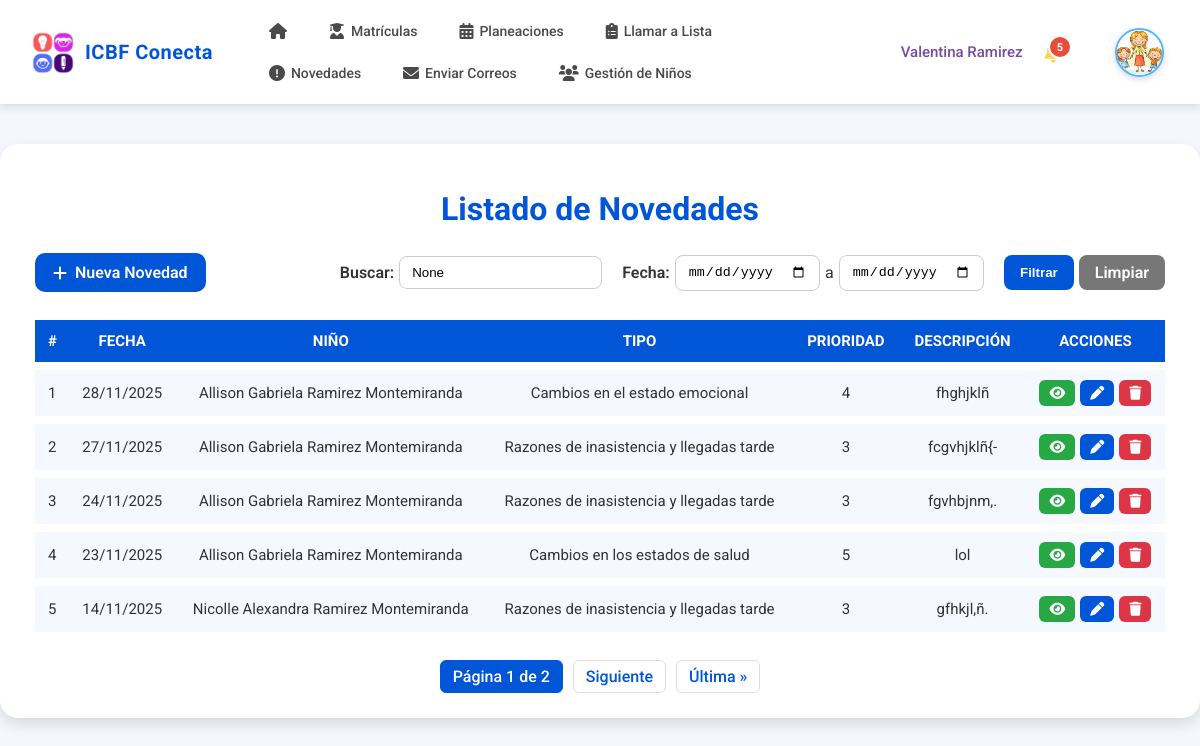
Screenshot of /novedades/ (signed in) with the database file from the repository.
### novedades/models.py (models this page shows, shortened)
class Novedad(models.Model):
    nino = models.ForeignKey(Nino, on_delete=models.CASCADE)
    docente = models.CharField(max_length=100)
    fecha = models.DateField()
    clase = models.CharField(max_length=100)
    descripcion = models.TextField()
    causa = models.CharField(max_length=255, blank=True)
    disposicion = models.TextField(blank=True)
    acuerdos = models.TextField(blank=True)
    observaciones = models.TextField(blank=True)
    usuario = models.ForeignKey(User, on_delete=models.CASCADE, null=True, blank=True)  # 🔔 quién creó la novedad
    archivo_pdf = models.FileField(upload_to='novedades_pdfs/', blank=True, null=True)
    TIPOS_NOVEDAD = [
        ('a', 'Cambios en los estados de salud'),
        ('b', 'Cambios en el estado emocional'),
        ('c', 'Razones de inasistencia y llegadas tarde'),
        ('d', 'Inapetencia'),
        ('e', 'Cambios de medicamentos'),
        ('f', 'Inasistencia de medicamentos'),
        ('g', 'Sin registro civil'),
        ('h', 'Sin afiliación en salud'),
        ('i', 'Sin esquema de vacunación'),
        ('j', 'Otra'),
    ]
    tipo = models.CharField(max_length=1, choices=TIPOS_NOVEDAD, verbose_name="Tipo de novedad")
    def get_prioridad(self):
        prioridades = {
            'a': 5,
            'b': 4,
            'c': 3,
            'd': 2,
            'e': 4,
            'f': 3,
            'g': 2,
            'h': 3,
            'i': 4,
            'j': 1,
        }
        return prioridades.get(self.tipo, 1)

### core/models.py (models this page shows)
class Nino(models.Model):
    TIPO_SANGRE_CHOICES = [
        ('O+', 'O+'), ('O-', 'O-'), ('A+', 'A+'), ('A-', 'A-'),
        ('B+', 'B+'), ('B-', 'B-'), ('AB+', 'AB+'), ('AB-', 'AB-')
    ]
    PARENTESCO_CHOICES = [
        ('padre', 'Padre'), ('madre', 'Madre'), ('tutor', 'Tutor'),
        ('abuelo', 'Abuelo/a'), ('tio', 'Tío/a'), ('hermano', 'Hermano/a'),
        ('otro', 'Otro')
    ]
    TIPO_DOCUMENTO_CHOICES = [
        ('RC', 'Registro Civil'),
        ('TI', 'Tarjeta de Identidad'),
        ('CV', 'Carné de Vacunación'),
        ('AN', 'Acta de Nacimiento'),
        ('CE', 'Cédula de Extranjería'),
        ('PA', 'Pasaporte'),
    ]
    nombres = models.CharField(max_length=50)
    apellidos = models.CharField(max_length=50)
    fecha_nacimiento = models.DateField()
    tipo_documento = models.CharField(max_length=2, choices=TIPO_DOCUMENTO_CHOICES, default='RC', verbose_name='Tipo de Documento')
    documento = models.BigIntegerField(null=True, blank=True, verbose_name='Número de Documento')
    genero = models.CharField(
        max_length=20,
        null=True,
        blank=True,
        choices=[
            ('masculino', 'masculino'),
            ('femenino', 'femenino'),
            ('otro', 'otro'),
            ('no_especificado', 'no_especificado')
        ]
    )
    tipo_sangre = models.CharField(max_length=3, choices=TIPO_SANGRE_CHOICES, null=True, blank=True)
    parentesco = models.CharField(max_length=20, choices=PARENTESCO_CHOICES, null=True, blank=True)
    tiene_discapacidad = models.BooleanField(default=False)
    tipos_discapacidad = models.ManyToManyField('Discapacidad', blank=True)
    otra_discapacidad = models.CharField(max_length=100, null=True, blank=True)
    PAIS_NACIMIENTO_CHOICES = [
        ('', '-- Seleccione el país de nacimiento --'),
        ('colombia', 'Colombia'),
        ('venezuela', 'Venezuela'),
        ('ecuador', 'Ecuador'),
        ('peru', 'Perú'),
        ('panama', 'Panamá'),
        ('brasil', 'Brasil'),
        ('argentina', 'Argentina'),
        ('chile', 'Chile'),
        ('bolivia', 'Bolivia'),
        ('paraguay', 'Paraguay'),
        ('uruguay', 'Uruguay'),
        ('mexico', 'México'),
        ('costa_rica', 'Costa Rica'),
        ('nicaragua', 'Nicaragua'),
        ('honduras', 'Honduras'),
        ('guatemala', 'Guatemala'),
        ('el_salvador', 'El Salvador'),
        ('cuba', 'Cuba'),
        ('republica_dominicana', 'República Dominicana'),
        ('haiti', 'Haití'),
        ('estados_unidos', 'Estados Unidos'),
        ('canada', 'Canadá'),
        ('espana', 'España'),
        ('italia', 'Italia'),
        ('francia', 'Francia'),
        ('alemania', 'Alemania'),
        ('otro', 'Otro país')
    ]
    nacionalidad = models.CharField(
        max_length=50,
        choices=PAIS_NACIMIENTO_CHOICES,
        null=True,
        blank=True,
        verbose_name="País de nacimiento"
    )
    otro_pais = models.CharField(max_length=50, null=True, blank=True, verbose_name="Otro país (especifique)")
    fecha_ingreso = models.DateField(auto_now_add=True, verbose_name="Fecha de ingreso al hogar")
    hogar = models.ForeignKey(HogarComunitario, on_delete=models.PROTECT, related_name='ninos')
    padre = models.ForeignKey(Padre, on_delete=models.CASCADE, related_name='ninos')
    foto = models.FileField(upload_to='ninos/fotos/', null=True, blank=True)
    carnet_vacunacion = models.FileField(upload_to='ninos/vacunacion/', null=True, blank=True)
    certificado_eps = models.FileField(upload_to='ninos/eps/', null=True, blank=True)
    fecha_registro = models.DateTimeField(auto_now_add=True)
    registro_civil_img = models.FileField(upload_to='ninos/registro_civil/', null=True, blank=True)
    observaciones_medicas = models.TextField(null=True, blank=True, verbose_name="Observaciones médicas")
    estado = models.CharField(
        max_length=20,
        choices=[
            ('activo', 'Activo'),
            ('inactivo', 'Inactivo'),
            ('retirado', 'Retirado')
        ],
        default='activo'
    )
    class Meta:
        db_table = 'ninos'
    def __str__(self):
        return f"{self.nombres} {self.apellidos}"

### novedades/views.py (the view, shortened to what this page needs)
# urls.py: path('', novedades_list, name='novedades_list'),
@login_required
@rol_requerido('madre_comunitaria')
def novedades_list(request):
    madre_profile = request.user.madre_profile
    hogar_madre = HogarComunitario.objects.filter(madre=madre_profile).first()
    ninos_madre = Nino.objects.filter(hogar=hogar_madre)
    query = request.GET.get('q')
    fecha_inicio = request.GET.get('fecha_inicio')
    fecha_fin = request.GET.get('fecha_fin')
    novedades_qs = Novedad.objects.select_related('nino').filter(nino__in=ninos_madre).order_by('-fecha')
    if fecha_inicio:
        novedades_qs = novedades_qs.filter(fecha__gte=parse_date(fecha_inicio))
    if fecha_fin:
        novedades_qs = novedades_qs.filter(fecha__lte=parse_date(fecha_fin))
    paginator = Paginator(novedades_qs, 5)  # 5 novedades por página
    page_number = request.GET.get('page')
    novedades = paginator.get_page(page_number)
    context = {
        'novedades': novedades,
        'query': query,
        'fecha_inicio': fecha_inicio,
        'fecha_fin': fecha_fin,
    }
    return render(request, 'novedades/novedades_list.html', context)

### templates/novedades/novedades_list.html (shortened to what this page needs)
{% load static %}
<!DOCTYPE html>
<html lang="es">
<head>
<link href="https://cdnjs.cloudflare.com/ajax/libs/font-awesome/6.0.0/css/all.min.css" rel="stylesheet">
</head>
<body>
{% include 'madre/navbar_madre.html' %}
<div class="contenedor-tabla">
    <h1>Listado de Novedades</h1>
   <form method="get" class="acciones-superiores">
    <a href="{% url 'novedades:novedades_create' %}" class="btn-nuevo">
        <i class="fas fa-plus"></i> Nueva Novedad
    </a>
   <div class="filtro-busqueda" style="display: flex; gap: 20px; align-items: center; flex-wrap: wrap;">
    <div style="display: flex; flex-direction: row; align-items: center; gap: 5px;">
        <label for="q" style="font-weight:600;">Buscar:</label>
        <input type="text" name="q" id="q" placeholder="Buscar novedad..." value="{{ query }}">
    </div>
    <div style="display: flex; flex-direction: row; align-items: center; gap: 5px;">
        <label style="font-weight:600;">Fecha:</label>
        <input type="date" name="fecha_inicio" value="{{ fecha_inicio }}">
        <span>a</span>
        <input type="date" name="fecha_fin" value="{{ fecha_fin }}">
    </div>
    <div style="display: flex; gap: 5px;">
        <button type="submit">Filtrar</button>
        <a href="{% url 'novedades:novedades_list' %}">Limpiar</a>
    </div>
</div>
</form>
    <table>
        <thead>
            <tr>
                <th>#</th>
                <th>Fecha</th>
                <th>Niño</th>
                <th>Tipo</th>
                <th>Prioridad</th>
                <th>Descripción</th>
                <th>Acciones</th>
            </tr>
        </thead>
        <tbody>
            {% if novedades %}
                {% for n in novedades %}
                <tr>
                    <td>{{ forloop.counter }}</td>
                    <td>{{ n.fecha|date:"d/m/Y" }}</td>
                    <td>{{ n.nino }}</td>
                    <td>{{ n.get_tipo_display }}</td>
                    <td>{{ n.get_prioridad }}</td>
                    <td>{{ n.descripcion|truncatechars:45 }}</td>
                    <td class="acciones">
                        <a href="{% url 'novedades:detalle' n.id %}" class="btn-accion btn-verde"><i class="fas fa-eye"></i></a>
                        <a href="{% url 'novedades:novedades_edit' n.id %}" class="btn-accion btn-azul"><i class="fas fa-pen"></i></a>
                      <a href="#" class="btn-accion btn-rojo btn-eliminar" data-id="{{ n.id }}"> <i class="fas fa-trash"></i></a>
                    </td>
                </tr>
                {% endfor %}
            {% else %}
                <tr>
                    <td colspan="7">No hay novedades registradas.</td>
                </tr>
            {% endif %}
        </tbody>
    </table>
    <div class="pagination">
        <span class="current">Página {{ novedades.number }} de {{ novedades.paginator.num_pages }}</span>
        {% if novedades.has_next %}
            <a href="?page={{ novedades.next_page_number }}">Siguiente</a>
            <a href="?page={{ novedades.paginator.num_pages }}">Última &raquo;</a>
        {% endif %}
    </div>
</div>
</body>
</html>

### static/css/navbar_madre.css (style rules this page uses)
:root { --primary-gradient-start: #667eea; --primary-gradient-end: #764ba2; --primary-color: #667eea; --secondary-color: #764ba2; --white: #ffffff; --light-gray: #f5f7fa; --dark-text: #333333; --shadow: 0 2px 10px rgba(0, 0, 0, 0.15); }

### templates/novedades/novedades_list.html (style rules this page uses)
body { margin: 0; font-family: "Roboto", sans-serif; background: #f4f7fb; color: #333; }
.contenedor-tabla { max-width: 1150px; margin: 40px auto; background: #ffffff; padding: 25px 35px; border-radius: 18px; box-shadow: 0 6px 14px rgba(0,0,0,0.12); }
h1 { text-align: center; font-size: 32px; font-weight: 700; margin-bottom: 25px; color: #0056d6; }
.acciones-superiores { display: flex; justify-content: space-between; flex-wrap: wrap; gap: 15px; margin-bottom: 20px; }
.btn-nuevo { background: #0056d6; padding: 10px 18px; color: white; border-radius: 10px; text-decoration: none; display: flex; align-items: center; gap: 8px; font-weight: 600; transition: 0.3s ease; }
.filtro-busqueda { display: flex; gap: 8px; flex-wrap: wrap; align-items: center; }
.filtro-busqueda input[type="text"], .filtro-busqueda input[type="date"] { padding: 8px 12px; border-radius: 8px; border: 1px solid #ccc; outline: none; }
.filtro-busqueda button { background: #0056d6; color: white; padding: 8px 16px; border: none; border-radius: 8px; cursor: pointer; font-weight: 600; }
.filtro-busqueda a { background: #777; color: white; padding: 8px 16px; border-radius: 8px; text-decoration: none; font-weight: 600; }
table { width: 100%; border-spacing: 0 8px; font-size: 15px; }
thead { background: #0056d6; color: white; }
thead th { padding: 12px; text-transform: uppercase; text-align: center; }
tbody tr { background: #f5f9ff; border-bottom: 1px solid #e3e8f0; }
tbody td { padding: 10px; text-align: center; }
.acciones { display: flex; gap: 5px; justify-content: center; }
.btn-accion { padding: 6px 10px; border-radius: 6px; color: white; text-decoration: none; font-size: 14px; display: flex; align-items: center; transition: 0.2s; }
.btn-verde { background: #28a745; }
.btn-azul { background: #0056d6; }
.btn-rojo { background: #dc3545; }
.pagination { margin-top: 20px; display: flex; gap: 10px; justify-content: center; flex-wrap: wrap; }
.pagination a, .pagination span { padding: 6px 12px; background: white; border-radius: 6px; border: 1px solid #ddd; color: #0056d6; text-decoration: none; font-weight: 500; }
.pagination .current { background: #0056d6; color: white; border-color: #0056d6; }

### rows the page displays
Novedad: fecha "28/11/2025", nino "Allison Gabriela Ramirez Montemiranda", tipo "Cambios en el estado emocional", get_prioridad "4", descripcion "fhghjklñ"
Novedad: fecha "27/11/2025", nino "Allison Gabriela Ramirez Montemiranda", tipo "Razones de inasistencia y llegadas tarde", get_prioridad "3", descripcion "fcgvhjklñ{-"
Novedad: fecha "24/11/2025", nino "Allison Gabriela Ramirez Montemiranda", tipo "Razones de inasistencia y llegadas tarde", get_prioridad "3", descripcion "fgvhbjnm,."
Novedad: fecha "23/11/2025", nino "Allison Gabriela Ramirez Montemiranda", tipo "Cambios en los estados de salud", get_prioridad "5", descripcion "lol"
Novedad: fecha "14/11/2025", nino "Nicolle Alexandra Ramirez Montemiranda", tipo "Razones de inasistencia y llegadas tarde", get_prioridad "3", descripcion "gfhkjl,ñ."

### other values shown
{{ nombre_madre }} "Valentina Ramirez"
{{ notifications_count }} "5"
{{ novedades.number }} "1"
{{ novedades.paginator.num_pages }} "2"
